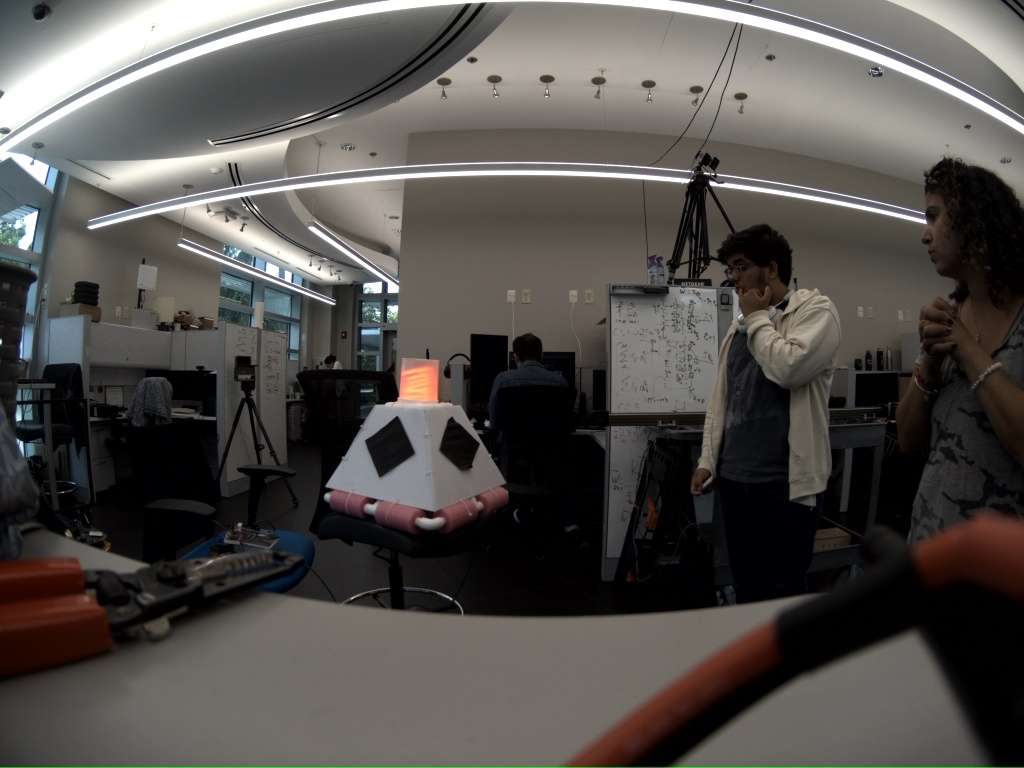
#> input picture modalImages/images/img0.jpg, 1024 x 768 px; its folder holds only this picture in this run
$ python dedup_dataset.py
#> lines starting #> are read from the running program, lines starting #| are printed output that depends on the picture
#> in find_duplicates, img is the input picture: shape (768, 1024, 3); mean B, G, R 76, 79.4, 82.7
#!/usr/bin/env python3
"""
Remove near-duplicate images (and their YOLO labels) from a training dataset.

Two images are considered duplicates only when BOTH conditions hold:
  1. Structurally similar — perceptual hash (pHash) distance <= --hash-thresh
  2. Same color distribution — hue-histogram correlation >= --color-thresh

Images that are structurally identical but differ in color (e.g., same scene
with a red buoy vs a green buoy) satisfy condition 1 but NOT condition 2,
so they are kept.

Usage:
    python dedup_dataset.py
    python dedup_dataset.py -i trainImagesZed/images -l trainImagesZed/labels
    python dedup_dataset.py --dry-run
"""

import os
import cv2
import numpy as np
import argparse
from pathlib import Path


def compute_phash(img, hash_size=8):
    """
    Perceptual hash over the grayscale DCT of the image.
    Captures scene structure; color differences do NOT affect the hash.
    Returns a boolean array of length hash_size².
    """
#> called with hash_size = 8
    gray = cv2.cvtColor(img, cv2.COLOR_BGR2GRAY)
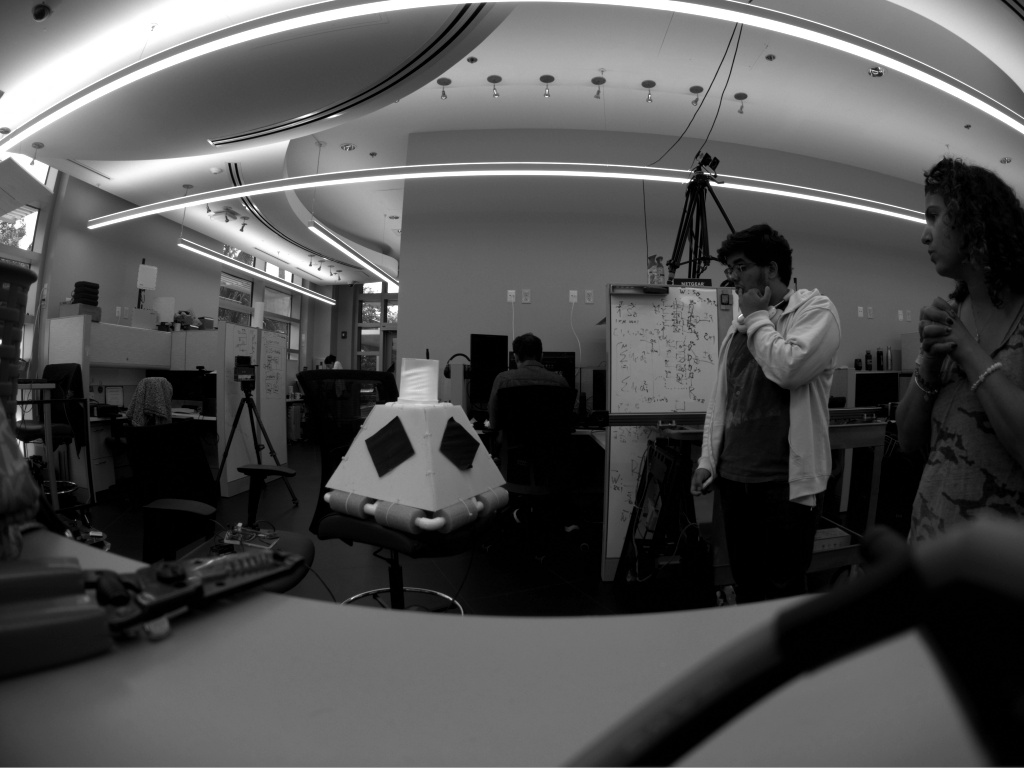
#> gray: shape (768, 1024); min 0, max 255, mean 80
    resized = cv2.resize(gray, (hash_size * 4, hash_size * 4))
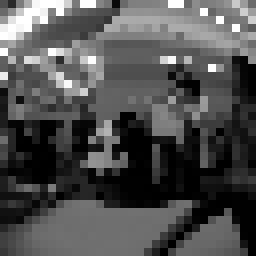
#> resized: shape (32, 32) (shown 8 times larger); min 0, max 255, mean 79.4
    dct = cv2.dct(np.float32(resized))
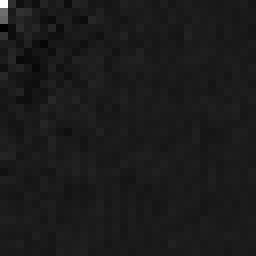
#> dct: shape (32, 32) float32 (shown 8 times larger); min -296.8, max 2542.3, mean 3.7; drawn with min black and max white
    dct_low = dct[:hash_size, :hash_size]
    median = np.median(dct_low)
#> median = -4.21
    return (dct_low > median).flatten()


def hash_distance(h1, h2):
    return int(np.sum(h1 != h2))


def hue_histogram_correlation(img1, img2):
    """
    Pearson correlation of the hue-channel histograms.
    Returns 1.0 for identical hue distributions, lower for different colors.
    Red vs green buoys typically score < 0.5; same-color near-duplicates > 0.9.
    """
    hsv1 = cv2.cvtColor(img1, cv2.COLOR_BGR2HSV)
    hsv2 = cv2.cvtColor(img2, cv2.COLOR_BGR2HSV)
    h1 = cv2.calcHist([hsv1], [0], None, [36], [0, 180])
    h2 = cv2.calcHist([hsv2], [0], None, [36], [0, 180])
    cv2.normalize(h1, h1)
    cv2.normalize(h2, h2)
    return float(cv2.compareHist(h1, h2, cv2.HISTCMP_CORREL))


def find_duplicates(image_paths, hash_thresh, color_thresh):
    """
    Returns a set of image Paths to remove.

    Steps:
      1. Compute pHash for every image.
      2. Union-Find: group images whose pHash distance <= hash_thresh (same structure).
      3. Within each group, sub-group by hue histogram correlation >= color_thresh.
         Images in the same color sub-group are true duplicates — keep the first
         (alphabetically), mark the rest for removal.
    """
    print(f"Loading and hashing {len(image_paths)} images...")

    images = {}
    hashes = {}
    for p in image_paths:
        img = cv2.imread(str(p))
        if img is None:
            print(f"  Warning: could not read {p.name}, skipping")
            continue
        images[p] = img
        hashes[p] = compute_phash(img)

    valid = list(images.keys())
#> valid = 1 item

    # --- Union-Find ---
    parent = {p: p for p in valid}
#> parent = 1 item

    def find(x):
        while parent[x] != x:
            parent[x] = parent[parent[x]]
            x = parent[x]
        return x

    def union(x, y):
        parent[find(x)] = find(y)

    print(f"Comparing pairs (hash_thresh={hash_thresh}, color_thresh={color_thresh})...")
    for i in range(len(valid)):
        for j in range(i + 1, len(valid)):
            if hash_distance(hashes[valid[i]], hashes[valid[j]]) <= hash_thresh:
                union(valid[i], valid[j])
#> this loop made 1 pass

    # Collect groups with more than one image
    groups: dict = {}
    for p in valid:
        groups.setdefault(find(p), []).append(p)
#> after the loop, groups = 1 item
    groups = [g for g in groups.values() if len(g) > 1]
#> groups = []
    print(f"  {len(groups)} structurally similar group(s) found")
#|   0 structurally similar group(s) found

    to_remove = set()

    for group in groups:
        # Sub-group by color: greedy — compare each image to the representative
        # of existing color buckets
        color_buckets: list[list] = []

        for p in sorted(group, key=lambda x: x.name):
            placed = False
            for bucket in color_buckets:
                rep = bucket[0]
                if hue_histogram_correlation(images[p], images[rep]) >= color_thresh:
                    bucket.append(p)
                    placed = True
                    break
            if not placed:
                color_buckets.append([p])

        # Within each color bucket: keep the first, remove the rest
        for bucket in color_buckets:
            if len(bucket) > 1:
                to_remove.update(bucket[1:])
#> this loop made 0 passes
#> after the loop, to_remove = 0 items

    return to_remove


def main():
    parser = argparse.ArgumentParser(
        description="Remove near-duplicate images and labels from a training dataset"
    )
    parser.add_argument('-i', '--images', default='trainImagesZed/images',
                        help="Directory of training images (default: trainImagesZed/images)")
    parser.add_argument('-l', '--labels', default='trainImagesZed/labels',
                        help="Directory of YOLO label files (default: trainImagesZed/labels)")
    parser.add_argument('--hash-thresh', type=int, default=8,
                        help="Max pHash hamming distance to consider two images structurally "
                             "similar; 0–64 range, lower = stricter (default: 8)")
    parser.add_argument('--color-thresh', type=float, default=0.90,
                        help="Min hue-histogram correlation to consider two images the same "
                             "color; 0–1 range, higher = stricter (default: 0.90)")
    parser.add_argument('--dry-run', action='store_true',
                        help="Print what would be deleted without deleting anything")
    parser.add_argument('--root', '-r', default=None,
                        help="Root dataset directory containing images/ and labels/ subdirs")
    args = parser.parse_args()

    if args.root:
        img_dir = Path(args.root) / 'images'
        lbl_dir = Path(args.root) / 'labels'
    else:
        img_dir = Path(args.images)
        lbl_dir = Path(args.labels)

    if not img_dir.exists():
        print(f"Error: images directory not found: {img_dir}")
        return

    exts = {'.jpg', '.jpeg', '.png', '.bmp'}
    image_paths = sorted(p for p in img_dir.iterdir() if p.suffix.lower() in exts)

    if not image_paths:
        print(f"No images found in {img_dir}")
        return

    print(f"Images : {img_dir}  ({len(image_paths)} files)")
    print(f"Labels : {lbl_dir}")
    if args.dry_run:
        print("DRY RUN — no files will be deleted\n")
    else:
        print()

    to_remove = find_duplicates(image_paths, args.hash_thresh, args.color_thresh)
#> to_remove = 0 items

    if not to_remove:
        print("\nNo duplicates found.")
        return

    removed_imgs = 0
    removed_lbls = 0

    print(f"\n{len(to_remove)} duplicate(s) to remove:")
    for img_path in sorted(to_remove, key=lambda p: p.name):
        lbl_path = lbl_dir / (img_path.stem + '.txt')
        has_label = lbl_path.exists()
        suffix = f"  +  {lbl_path.name}" if has_label else ""
        print(f"  {img_path.name}{suffix}")

        if not args.dry_run:
            img_path.unlink()
            removed_imgs += 1
            if has_label:
                lbl_path.unlink()
                removed_lbls += 1

    if args.dry_run:
        print(f"\nDry run complete — would remove {len(to_remove)} image(s) and their labels.")
    else:
        print(f"\nDone — removed {removed_imgs} image(s) and {removed_lbls} label file(s).")


if __name__ == '__main__':
    main()

$ run again, on modalImages/images/img12.jpg
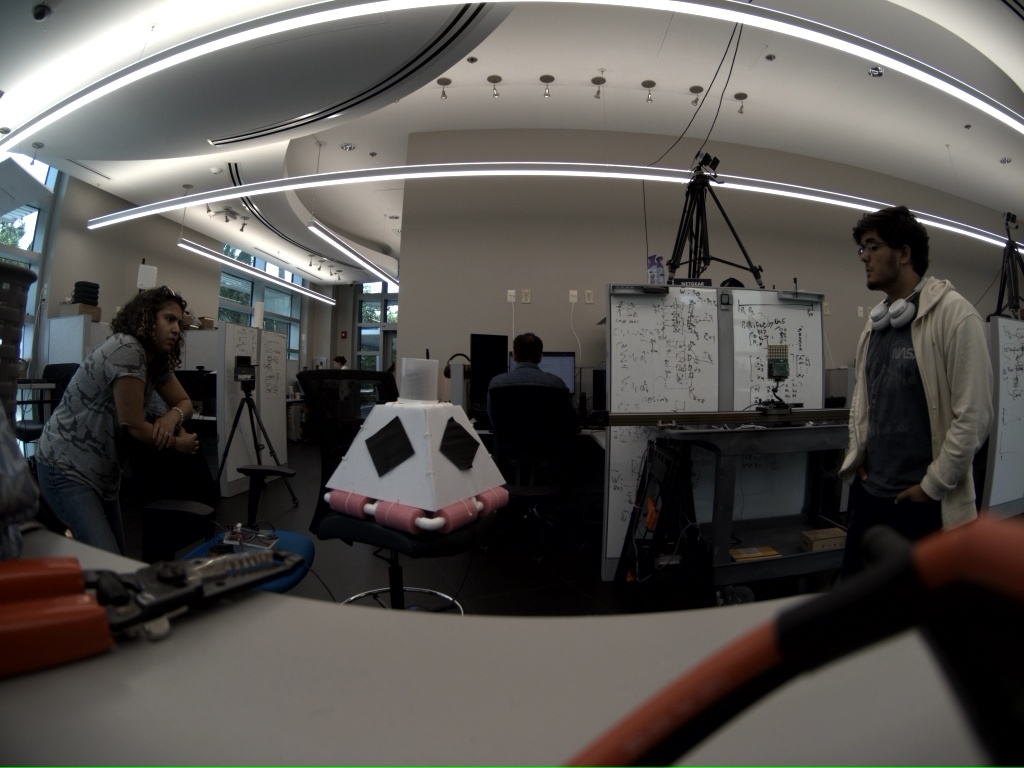
#> input picture modalImages/images/img12.jpg, 1024 x 768 px
#> in find_duplicates, img is the input picture: shape (768, 1024, 3); mean B, G, R 79.4, 82.7, 85.9
#> in compute_phash, `gray = cv2.cvtColor(img, cv2.COLOR_BGR2GRAY)`:
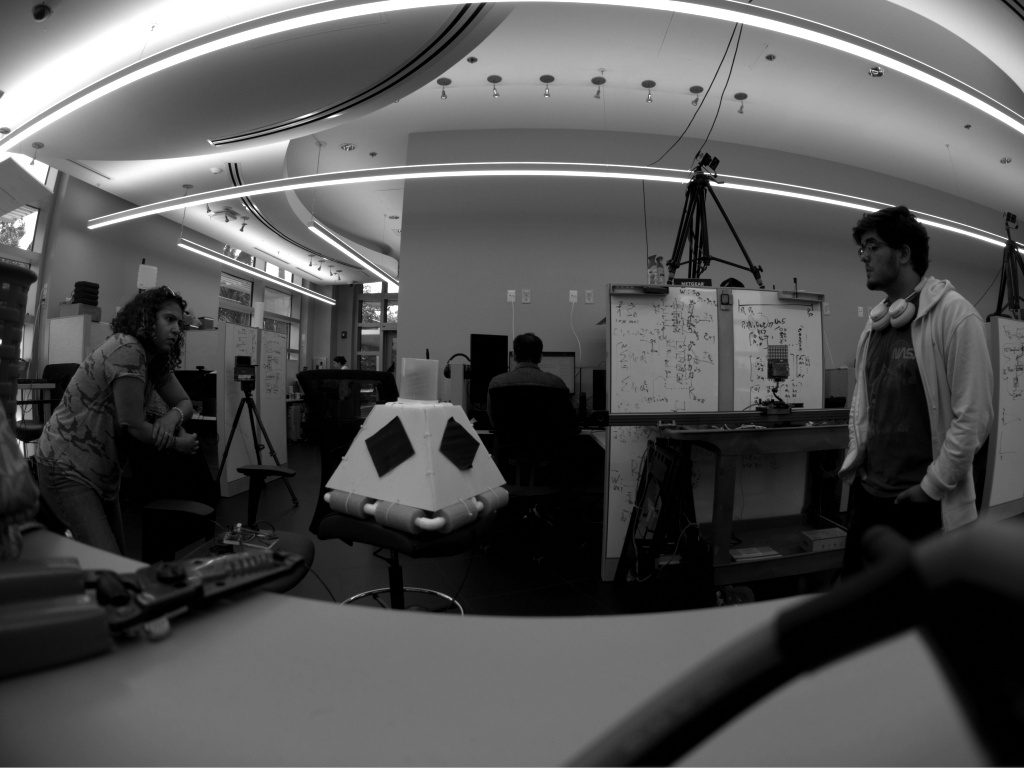
#> gray: shape (768, 1024); min 0, max 255, mean 83.2
#> in compute_phash, `resized = cv2.resize(gray, (hash_size * 4, hash_size * 4))`:
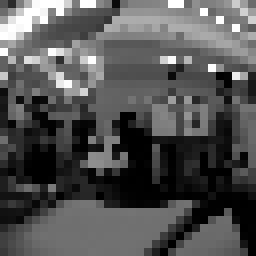
#> resized: shape (32, 32) (shown 8 times larger); min 0, max 255, mean 82.6
#> median = -9.08
#> valid = 1 item
#> the loop in find_duplicates, `for i in range(len(valid)):` made 1 pass
#> the loop in find_duplicates, `for p in valid:` made 1 pass
#> in find_duplicates, `groups = [g for g in groups.values() if len(g) > 1]`: groups = []
#|   0 structurally similar group(s) found
#> after the loop in find_duplicates, `for group in groups:`: to_remove = 0 items
